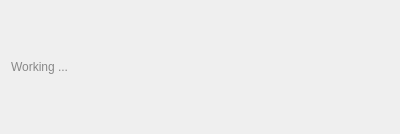
<?xml version="1.0" encoding="UTF-8"?>
<ui version="4.0">
 <class>NoQuestion</class>
 <widget class="QWidget" name="NoQuestion">
  <property name="geometry">
   <rect>
    <x>0</x>
    <y>0</y>
    <width>400</width>
    <height>134</height>
   </rect>
  </property>
  <property name="windowTitle">
   <string>Form</string>
  </property>
  <layout class="QVBoxLayout" name="verticalLayout">
   <item>
    <widget class="QLabel" name="label">
     <property name="styleSheet">
      <string notr="true">color: rgb(136, 136, 136);</string>
     </property>
     <property name="text">
      <string>Working ...</string>
     </property>
    </widget>
   </item>
  </layout>
 </widget>
 <resources/>
 <connections/>
</ui>
